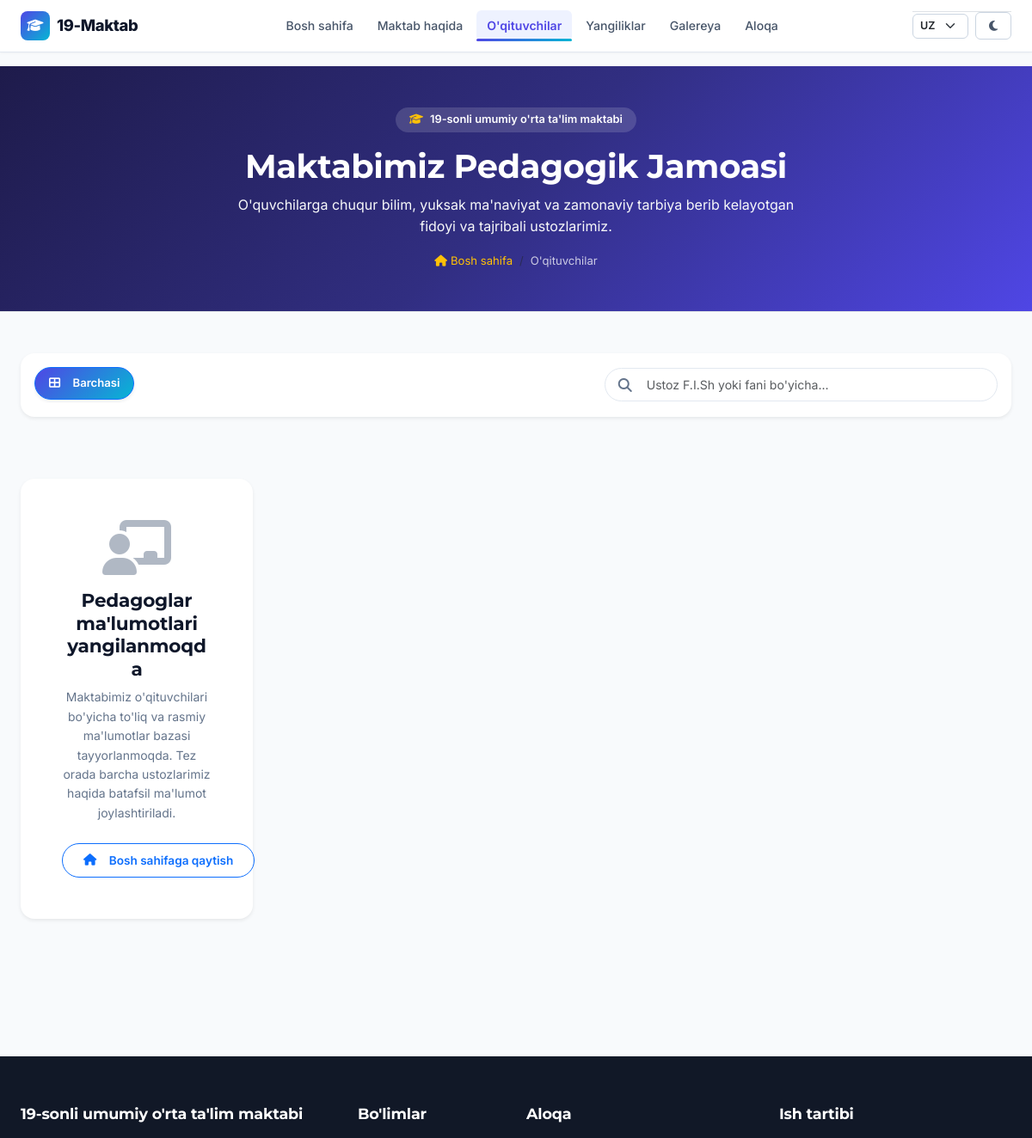
The app's page /teachers/ (upper part), older data.
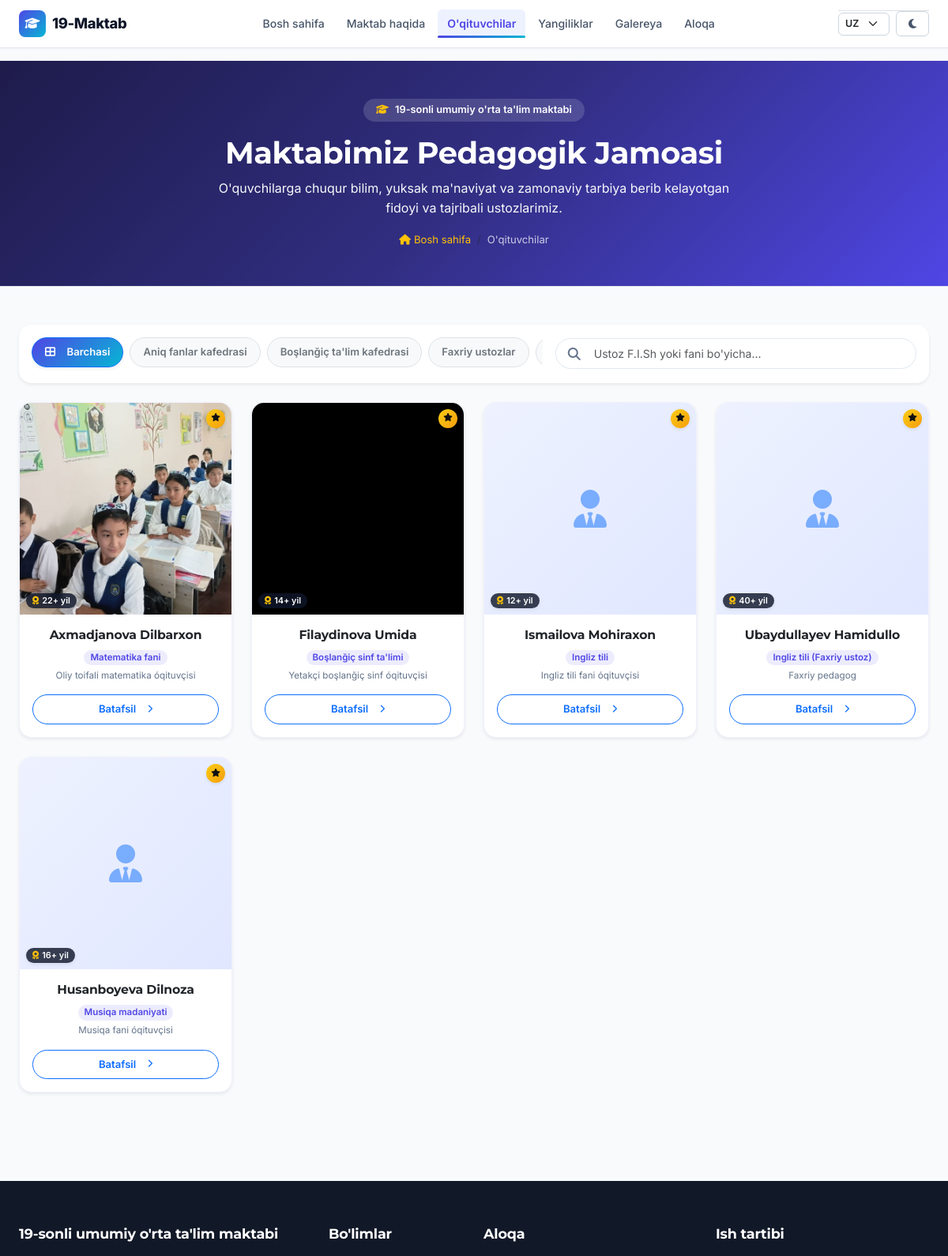
The same page, newer data.
### apps/teachers/models.py (models this page shows, shortened)
class Department(models.Model):
    name = models.CharField(max_length=100, verbose_name="Kafedra / Yo'nalish nomi (UZ)")
    name_ru = models.CharField(max_length=100, blank=True, verbose_name="Kafedra nomi (RU)")
    name_en = models.CharField(max_length=100, blank=True, verbose_name="Kafedra nomi (EN)")
    class Meta:
        verbose_name = 'Kafedra / Yo\'nalish'
        verbose_name_plural = 'Kafedralar'
        ordering = ['name']
    @property
    def localized_name(self):
        lang = get_language() or 'uz'
        if lang.startswith('ru') and self.name_ru:
            return self.name_ru
        if lang.startswith('en') and self.name_en:
            return self.name_en
        return self.name

class Teacher(models.Model):
    full_name = models.CharField(max_length=200, verbose_name="F.I.Sh")
    subject = models.CharField(max_length=100, verbose_name="Dars beradigan fani (UZ)")
    subject_ru = models.CharField(max_length=100, blank=True, verbose_name="Fani (RU)")
    subject_en = models.CharField(max_length=100, blank=True, verbose_name="Fani (EN)")
    position = models.CharField(max_length=100, verbose_name="Lavozimi / Toifasi (UZ)")
    position_ru = models.CharField(max_length=100, blank=True, verbose_name="Lavozimi (RU)")
    position_en = models.CharField(max_length=100, blank=True, verbose_name="Lavozimi (EN)")
    bio = models.TextField(blank=True, verbose_name="Tarjimai hol / Qisqacha ma'lumot (UZ)")
    bio_ru = models.TextField(blank=True, verbose_name="Ma'lumot (RU)")
    bio_en = models.TextField(blank=True, verbose_name="Ma'lumot (EN)")
    photo = models.ImageField(upload_to='teachers/', blank=True, null=True, verbose_name="Fotosurat")
    department = models.ForeignKey(Department, on_delete=models.SET_NULL, null=True, blank=True, related_name='teachers', verbose_name="Kafedra")
    experience_years = models.PositiveIntegerField(default=0, verbose_name="Ish staji (yil)")
    education = models.CharField(max_length=300, blank=True, verbose_name="Ma'lumoti")
    is_active = models.BooleanField(default=True, verbose_name="Faol")
    is_featured = models.BooleanField(default=False, verbose_name="Bosh sahifada ko'rsatish")
    order = models.PositiveIntegerField(default=0, verbose_name="Tartib raqami")
    email = models.EmailField(blank=True, verbose_name="Elektron pochta")
    created_at = models.DateTimeField(auto_now_add=True, verbose_name="Qo'shilgan sana")
    class Meta:
        verbose_name = 'O\'qituvchi'
        verbose_name_plural = 'O\'qituvchilar'
        ordering = ['order', 'full_name']
    def get_absolute_url(self):
        return reverse('teachers:detail', kwargs={'pk': self.pk})
    @property
    def localized_subject(self):
        lang = get_language() or 'uz'
        if lang.startswith('ru') and self.subject_ru:
            return self.subject_ru
        if lang.startswith('en') and self.subject_en:
            return self.subject_en
        return self.subject
    @property
    def localized_position(self):
        lang = get_language() or 'uz'
        if lang.startswith('ru') and self.position_ru:
            return self.position_ru
        if lang.startswith('en') and self.position_en:
            return self.position_en
        return self.position

### apps/teachers/views.py (the view, shortened to what this page needs)
# urls.py: path('', views.teacher_list_view, name='list'),
def teacher_list_view(request):
    queryset = Teacher.objects.filter(is_active=True).select_related('department')
    department_id = request.GET.get('department')
    selected_department = None
    if department_id:
        selected_department = get_object_or_404(Department, id=department_id)
        queryset = queryset.filter(department=selected_department)
    query = request.GET.get('q', '').strip()
    departments = Department.objects.all()
    context = {
        'teachers': queryset.order_by('order', 'full_name'),
        'departments': departments,
        'selected_department': selected_department,
        'query': query,
    }
    return render(request, 'teachers/teacher_list.html', context)

### apps/core/context_processors.py (called while the page is built)
def site_settings(request):
    settings_obj = SiteSettings.objects.first()
    return {
        'site_settings': settings_obj,
    }

### apps/core/models.py (called while the page is built)
    @property
    def localized_name(self):
        lang = get_language() or 'uz'
        if lang.startswith('ru') and self.school_name_ru:
            return self.school_name_ru
        if lang.startswith('en') and self.school_name_en:
            return self.school_name_en
        return self.school_name

    @property
    def localized_tagline(self):
        lang = get_language() or 'uz'
        if lang.startswith('ru') and self.tagline_ru:
            return self.tagline_ru
        if lang.startswith('en') and self.tagline_en:
            return self.tagline_en
        return self.tagline

    @property
    def localized_address(self):
        lang = get_language() or 'uz'
        if lang.startswith('ru') and self.address_ru:
            return self.address_ru
        if lang.startswith('en') and self.address_en:
            return self.address_en
        return self.address

### templates/teachers/teacher_list.html (shortened to what the changed rows need)
{% extends 'base.html' %}
{% load i18n static %}
{% block content %}
<section class="teacher-header-section py-4 py-md-5 border-bottom" style="background: linear-gradient(135deg, #1E1B4B 0%, #312E81 50%, #4F46E5 100%); color: #fff;">
  <div class="container text-center">
    <h1 class="fw-bold mb-2 text-white" style="font-size: clamp(1.6rem, 4vw, 2.4rem);">
      {% trans "Maktabimiz Pedagogik Jamoasi" %}
    </h1>
  </div>
</section>
<section class="py-4 py-md-5" style="background: #F8FAFC; min-height: 60vh;">
  <div class="container">
    <div class="card border-0 shadow-sm rounded-4 p-3 mb-4" style="background: #fff;">
      <div class="row g-3 align-items-center">
        <div class="col-12 col-md-7 order-md-1">
          <div class="teacher-filter-scroll d-flex gap-2 pb-1" style="overflow-x: auto; white-space: nowrap; -webkit-overflow-scrolling: touch; scrollbar-width: none;">
            <a href="{% url 'teachers:list' %}{% if query %}?q={{ query }}{% endif %}"
               class="btn btn-sm rounded-pill px-3 py-2 flex-shrink-0 fw-semibold transition-all {% if not selected_department %}btn-primary text-white shadow-sm{% else %}btn-light text-secondary border{% endif %}"
               style="font-size: 0.82rem;">
              <i class="fas fa-th-large me-1"></i> {% trans "Barchasi" %}
            </a>
            {% for dept in departments %}
              <a href="{% url 'teachers:list' %}?department={{ dept.id }}{% if query %}&q={{ query }}{% endif %}"
                 class="btn btn-sm rounded-pill px-3 py-2 flex-shrink-0 fw-semibold transition-all {% if selected_department == dept %}btn-primary text-white shadow-sm{% else %}btn-light text-secondary border{% endif %}"
                 style="font-size: 0.82rem;">
                {{ dept.localized_name }}
              </a>
            {% endfor %}
          </div>
        </div>
      </div>
    </div>
    <div class="row row-cols-2 row-cols-md-3 row-cols-lg-4 g-2 g-md-4">
      {% for teacher in teachers %}
      <div class="col">
        <div class="teacher-card-modern h-100 d-flex flex-column bg-white rounded-4 shadow-sm border border-0 overflow-hidden position-relative transition-all">
          <div class="teacher-card-img-wrap position-relative bg-light" style="aspect-ratio: 1 / 1; width: 100%; overflow: hidden;">
            {% if teacher.photo %}
              <img src="{{ teacher.photo.url }}"
                   alt="{{ teacher.full_name }}"
                   class="teacher-card-img w-100 h-100"
                   style="object-fit: cover; object-position: top center; transition: transform 0.4s ease;"
                   loading="lazy">
            {% else %}
              <div class="d-flex align-items-center justify-content-center w-100 h-100 text-primary" style="background: linear-gradient(135deg, #EEF2FF 0%, #E0E7FF 100%);">
                <i class="fas fa-user-tie fa-3x opacity-50"></i>
              </div>
            {% endif %}
            {% if teacher.experience_years %}
              <span class="position-absolute bottom-0 start-0 m-2 badge rounded-pill px-2 py-1 text-white shadow-sm"
                    style="background: rgba(15, 23, 42, 0.82); backdrop-filter: blur(4px); font-size: 0.68rem; font-weight: 600;">
                <i class="fas fa-award text-warning me-1"></i>{{ teacher.experience_years }}+ {% trans "yil" %}
              </span>
            {% endif %}
            {% if teacher.is_featured %}
              <span class="position-absolute top-0 end-0 m-2 badge rounded-circle p-1 d-flex align-items-center justify-content-center shadow-sm"
                    style="width: 24px; height: 24px; background: linear-gradient(135deg, #FACC15, #F59E0B); color: #111;" title="Yetakchi ustoz">
                <i class="fas fa-star" style="font-size: 0.65rem;"></i>
              </span>
            {% endif %}
          </div>
          <div class="teacher-card-body p-2 p-sm-3 d-flex flex-column flex-grow-1 text-center">
            <h6 class="teacher-name fw-bold mb-1" style="font-size: clamp(0.85rem, 2.2vw, 0.98rem); line-height: 1.3;">
              <a href="{{ teacher.get_absolute_url }}" class="text-dark text-decoration-none">
                {{ teacher.full_name }}
              </a>
            </h6>
            <div class="mb-1">
              <span class="badge rounded-pill px-2 py-1" style="background: rgba(79, 70, 229, 0.1); color: #4F46E5; font-size: 0.72rem; font-weight: 600;">
                {{ teacher.localized_subject }}
              </span>
            </div>
            <p class="text-muted mb-3 flex-grow-1" style="font-size: 0.73rem; line-height: 1.35; display: -webkit-box; -webkit-line-clamp: 2; -webkit-box-orient: vertical; overflow: hidden;">
              {{ teacher.localized_position }}
            </p>
            <div class="mt-auto">
              <a href="{{ teacher.get_absolute_url }}"
                 class="btn btn-outline-primary btn-sm rounded-pill w-100 fw-semibold py-1 py-md-2"
                 style="font-size: clamp(0.72rem, 1.8vw, 0.82rem); border-width: 1.5px;">
                {% trans "Batafsil" %} <i class="fas fa-chevron-right ms-1" style="font-size: 0.65rem;"></i>
              </a>
            </div>
          </div>
        </div>
      </div>
      {% empty %}
      <div class="col-12 text-center py-5">
        <div class="card border-0 rounded-4 shadow-sm p-5 mx-auto" style="max-width: 500px; background: #fff;">
          <div class="mb-3">
            <i class="fas fa-chalkboard-teacher fa-4x text-muted opacity-50"></i>
          </div>
          {% if query or selected_department %}
            <h4 class="fw-bold mb-2">{% trans "O'qituvchi topilmadi" %}</h4>
            <p class="text-muted small mb-4">
              {% trans "Kiritilgan so'rov yoki tanlangan yo'nalish bo'yicha ma'lumot chiqmadi. Iltimos, boshqa qidiruv so'zini sinab ko'ring." %}
            </p>
            <div>
              <a href="{% url 'teachers:list' %}" class="btn btn-primary rounded-pill px-4 btn-sm">
                <i class="fas fa-users me-1"></i> {% trans "Barcha ustozlarni ko'rish" %}
              </a>
            </div>
          {% else %}
            <h4 class="fw-bold mb-2">{% trans "Pedagoglar ma'lumotlari yangilanmoqda" %}</h4>
            <p class="text-muted small mb-4">
              {% trans "Maktabimiz o'qituvchilari bo'yicha to'liq va rasmiy ma'lumotlar bazasi tayyorlanmoqda. Tez orada barcha ustozlarimiz haqida batafsil ma'lumot joylashtiriladi." %}
            </p>
            <div>
              <a href="{% url 'home' %}" class="btn btn-outline-primary rounded-pill px-4 btn-sm">
                <i class="fas fa-home me-1"></i> {% trans "Bosh sahifaga qaytish" %}
              </a>
            </div>
          {% endif %}
        </div>
      </div>
      {% endfor %}
    </div>
  </div>
</section>
{% endblock %}

Row changes from the older to the newer data that the page shows:
added Department: localized_name "Aniq fanlar kafedrasi"
added Department: localized_name "Boşlanğiç ta'lim kafedrasi"
added Department: localized_name "Faxriy ustozlar"
added Teacher: photo (picture), experience_years "22", is_featured True (drawn), full_name "Axmadjanova Dilbarxon", localized_subject "Matematika fani", localized_position "Oliy toifali matematika óqituvçisi"
added Teacher: photo (picture), experience_years "14", is_featured True (drawn), full_name "Filaydinova Umida", localized_subject "Boşlanğiç sinf ta'limi", localized_position "Yetakçi boşlanğiç sinf óqituvçisi"
added Teacher: experience_years "12", is_featured True (drawn), full_name "Ismailova Mohiraxon", localized_subject "Ingliz tili", localized_position "Ingliz tili fani óqituvçisi"
added Teacher: experience_years "40", is_featured True (drawn), full_name "Ubaydullayev Hamidullo", localized_subject "Ingliz tili (Faxriy ustoz)", localized_position "Faxriy pedagog"
added Teacher: experience_years "16", is_featured True (drawn), full_name "Husanboyeva Dilnoza", localized_subject "Musiqa madaniyati", localized_position "Musiqa fani óqituvçisi"
Text that changed along with them:
text no longer shown: "Pedagoglar ma'lumotlari yangilanmoqda Maktabimiz o'qituvchilari bo'yicha to'liq va rasmiy ma'lumotlar bazasi tayyorlanmoqda. Tez orada barcha ustozlarimiz haqida batafsil ma'lumot joylashtiriladi. Bosh sahifaga qaytish"
